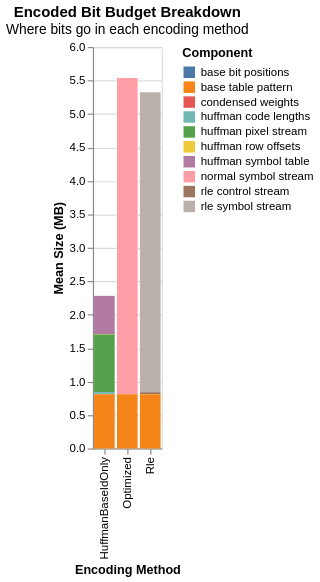

The code cell stored with this chart in its notebook:
### Markdown cell above
## Bit Budget Breakdown

How are bits allocated in the encoded output across different encoders?

### Code cell
bit_cols = ['normal_symbol_stream_bits', 'rle_symbol_stream_bits', 'rle_control_stream_bits', 
            'huffman_pixel_stream_bits', 'huffman_row_offsets_bits', 'huffman_symbol_table_bits',
            'huffman_code_lengths_bits', 'base_table_pattern_bits', 'base_bit_positions_bits', 
            'condensed_weights_bits']

bit_by_enc = df.groupby('encode_impl')[bit_cols].mean().reset_index()
bit_melted = bit_by_enc.melt(id_vars='encode_impl', var_name='component', value_name='mean_bits')
bit_melted = bit_melted[bit_melted['mean_bits'] > 0]
bit_melted['component'] = bit_melted['component'].str.replace('_bits', '').str.replace('_', ' ')
bit_melted['mean_MB'] = bit_melted['mean_bits'] / 8 / 1024 / 1024

alt.Chart(bit_melted).mark_bar().encode(
    x=alt.X('encode_impl:N', title='Encoding Method'),
    y=alt.Y('mean_MB:Q', title='Mean Size (MB)'),
    color=alt.Color('component:N', title='Component'),
    order=alt.Order('component:N')
).properties(
    title=alt.Title('Encoded Bit Budget Breakdown', subtitle='Where bits go in each encoding method'),
    height=350
)

### Figure 1 — Vega-Lite specification as saved in the notebook (floating-point values rounded to 4 significant figures)
{"config": {"view": {"continuousWidth": 300, "continuousHeight": 300}}, "data": {"name": "data-5fe1d3ecca16dd3fad7790ba3be05cb6"}, "mark": {"type": "bar"}, "encoding": {"color": {"field": "component", "title": "Component", "type": "nominal"}, "order": {"field": "component", "type": "nominal"}, "x": {"field": "encode_impl", "title": "Encoding Method", "type": "nominal"}, "y": {"field": "mean_MB", "title": "Mean Size (MB)", "type": "quantitative"}}, "height": 350, "title": {"text": "Encoded Bit Budget Breakdown", "subtitle": "Where bits go in each encoding method"}, "$schema": "https://vega.github.io/schema/vega-lite/v6.1.0.json", "datasets": {"data-5fe1d3ecca16dd3fad7790ba3be05cb6": [{"encode_impl": "Optimized", "component": "normal symbol stream", "mean_bits": 39630000.0, "mean_MB": 4.724}, {"encode_impl": "Rle", "component": "rle symbol stream", "mean_bits": 37600000.0, "mean_MB": 4.482}, {"encode_impl": "Rle", "component": "rle control stream", "mean_bits": 241800.0, "mean_MB": 0.02882}, {"encode_impl": "HuffmanBaseIdOnly", "component": "huffman pixel stream", "mean_bits": 7244000.0, "mean_MB": 0.8635}, {"encode_impl": "HuffmanBaseIdOnly", "component": "huffman row offsets", "mean_bits": 38070.0, "mean_MB": 0.004538}, {"encode_impl": "HuffmanBaseIdOnly", "component": "huffman symbol table", "mean_bits": 4779000.0, "mean_MB": 0.5697}, {"encode_impl": "HuffmanBaseIdOnly", "component": "huffman code lengths", "mean_bits": 262600.0, "mean_MB": 0.03131}, {"encode_impl": "HuffmanBaseIdOnly", "component": "base table pattern", "mean_bits": 6811000.0, "mean_MB": 0.812}, {"encode_impl": "Optimized", "component": "base table pattern", "mean_bits": 6811000.0, "mean_MB": 0.812}, {"encode_impl": "Rle", "component": "base table pattern", "mean_bits": 6811000.0, "mean_MB": 0.812}, {"encode_impl": "HuffmanBaseIdOnly", "component": "base bit positions", "mean_bits": 382.7, "mean_MB": 4.562e-05}, {"encode_impl": "Optimized", "component": "base bit positions", "mean_bits": 382.7, "mean_MB": 4.562e-05}, {"encode_impl": "Rle", "component": "base bit positions", "mean_bits": 382.7, "mean_MB": 4.562e-05}, {"encode_impl": "HuffmanBaseIdOnly", "component": "condensed weights", "mean_bits": 19.24, "mean_MB": 2.294e-06}, {"encode_impl": "Optimized", "component": "condensed weights", "mean_bits": 19.24, "mean_MB": 2.294e-06}, {"encode_impl": "Rle", "component": "condensed weights", "mean_bits": 19.24, "mean_MB": 2.294e-06}]}}
